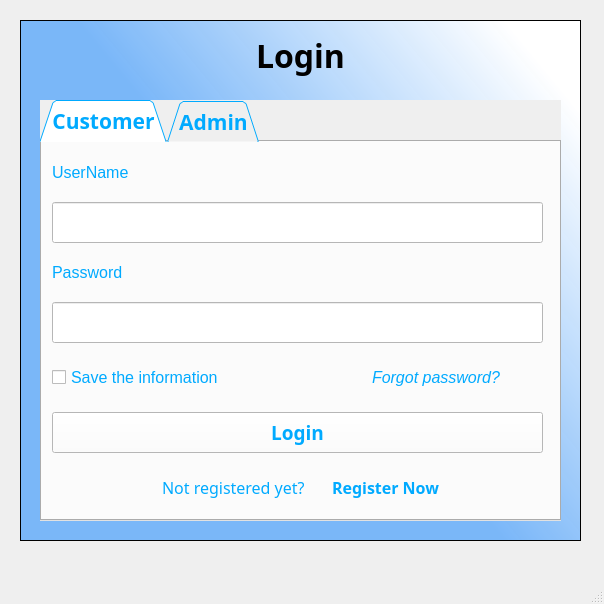
<?xml version="1.0" encoding="UTF-8"?>
<ui version="4.0">
 <class>MainWindow</class>
 <widget class="QMainWindow" name="MainWindow">
  <property name="geometry">
   <rect>
    <x>0</x>
    <y>0</y>
    <width>604</width>
    <height>604</height>
   </rect>
  </property>
  <property name="windowTitle">
   <string>MainWindow</string>
  </property>
  <widget class="QWidget" name="centralwidget">
   <widget class="QTableWidget" name="tableWidget">
    <property name="geometry">
     <rect>
      <x>20</x>
      <y>20</y>
      <width>561</width>
      <height>521</height>
     </rect>
    </property>
    <property name="styleSheet">
     <string notr="true">background-color: qlineargradient(spread:pad, x1:0.502488, y1:0.528, x2:1, y2:0.148, stop:0 rgba(116, 180, 249, 242), stop:0.970149 rgba(255, 255, 255, 255));

</string>
    </property>
   </widget>
   <widget class="QTabWidget" name="tabWidget">
    <property name="geometry">
     <rect>
      <x>40</x>
      <y>100</y>
      <width>521</width>
      <height>421</height>
     </rect>
    </property>
    <property name="maximumSize">
     <size>
      <width>16777215</width>
      <height>421</height>
     </size>
    </property>
    <property name="font">
     <font>
      <family>Segoe UI Semilight</family>
      <pointsize>16</pointsize>
      <weight>75</weight>
      <bold>true</bold>
      <stylestrategy>PreferDefault</stylestrategy>
     </font>
    </property>
    <property name="focusPolicy">
     <enum>Qt::StrongFocus</enum>
    </property>
    <property name="contextMenuPolicy">
     <enum>Qt::DefaultContextMenu</enum>
    </property>
    <property name="toolTipDuration">
     <number>-1</number>
    </property>
    <property name="accessibleDescription">
     <string/>
    </property>
    <property name="layoutDirection">
     <enum>Qt::LeftToRight</enum>
    </property>
    <property name="autoFillBackground">
     <bool>true</bool>
    </property>
    <property name="styleSheet">
     <string notr="true">color: rgb(0, 170, 255);
</string>
    </property>
    <property name="inputMethodHints">
     <set>Qt::ImhNone</set>
    </property>
    <property name="tabPosition">
     <enum>QTabWidget::North</enum>
    </property>
    <property name="tabShape">
     <enum>QTabWidget::Triangular</enum>
    </property>
    <property name="currentIndex">
     <number>0</number>
    </property>
    <property name="iconSize">
     <size>
      <width>30</width>
      <height>30</height>
     </size>
    </property>
    <property name="elideMode">
     <enum>Qt::ElideLeft</enum>
    </property>
    <widget class="QWidget" name="tabCustomer">
     <attribute name="icon">
      <iconset>
       <normaloff>images/ic_customer.png</normaloff>images/ic_customer.png</iconset>
     </attribute>
     <attribute name="title">
      <string>Customer</string>
     </attribute>
     <widget class="QLabel" name="label_2">
      <property name="geometry">
       <rect>
        <x>10</x>
        <y>10</y>
        <width>141</width>
        <height>41</height>
       </rect>
      </property>
      <property name="font">
       <font>
        <pointsize>12</pointsize>
       </font>
      </property>
      <property name="text">
       <string>UserName</string>
      </property>
     </widget>
     <widget class="QLineEdit" name="lineEditUserNameCus">
      <property name="geometry">
       <rect>
        <x>10</x>
        <y>60</y>
        <width>491</width>
        <height>41</height>
       </rect>
      </property>
      <property name="styleSheet">
       <string notr="true">color: rgb(0, 0, 0);
background-color: rgb(255, 255, 255);</string>
      </property>
     </widget>
     <widget class="QLabel" name="label_3">
      <property name="geometry">
       <rect>
        <x>10</x>
        <y>110</y>
        <width>121</width>
        <height>41</height>
       </rect>
      </property>
      <property name="font">
       <font>
        <pointsize>12</pointsize>
       </font>
      </property>
      <property name="text">
       <string>Password</string>
      </property>
     </widget>
     <widget class="QLineEdit" name="lineEditPasswordCus">
      <property name="geometry">
       <rect>
        <x>10</x>
        <y>160</y>
        <width>491</width>
        <height>41</height>
       </rect>
      </property>
      <property name="styleSheet">
       <string notr="true">background-color: rgb(255, 255, 255);
</string>
      </property>
      <property name="echoMode">
       <enum>QLineEdit::Password</enum>
      </property>
     </widget>
     <widget class="QCheckBox" name="checkBoxSaveCus">
      <property name="geometry">
       <rect>
        <x>10</x>
        <y>220</y>
        <width>221</width>
        <height>31</height>
       </rect>
      </property>
      <property name="font">
       <font>
        <pointsize>12</pointsize>
       </font>
      </property>
      <property name="styleSheet">
       <string notr="true"/>
      </property>
      <property name="text">
       <string>Save the information</string>
      </property>
     </widget>
     <widget class="QLabel" name="labelForgotCus">
      <property name="geometry">
       <rect>
        <x>330</x>
        <y>220</y>
        <width>161</width>
        <height>31</height>
       </rect>
      </property>
      <property name="font">
       <font>
        <pointsize>12</pointsize>
        <italic>true</italic>
       </font>
      </property>
      <property name="focusPolicy">
       <enum>Qt::StrongFocus</enum>
      </property>
      <property name="layoutDirection">
       <enum>Qt::RightToLeft</enum>
      </property>
      <property name="text">
       <string>Forgot password?</string>
      </property>
      <property name="textFormat">
       <enum>Qt::PlainText</enum>
      </property>
     </widget>
     <widget class="QPushButton" name="pushButtonSigninCus">
      <property name="geometry">
       <rect>
        <x>10</x>
        <y>270</y>
        <width>491</width>
        <height>41</height>
       </rect>
      </property>
      <property name="baseSize">
       <size>
        <width>0</width>
        <height>0</height>
       </size>
      </property>
      <property name="font">
       <font>
        <family>Segoe UI Semilight</family>
        <pointsize>14</pointsize>
        <weight>75</weight>
        <italic>false</italic>
        <bold>true</bold>
       </font>
      </property>
      <property name="styleSheet">
       <string notr="true">background-color: rgb(255, 255, 255);</string>
      </property>
      <property name="text">
       <string>Login</string>
      </property>
      <property name="icon">
       <iconset>
        <normaloff>images/ic_signin.png</normaloff>images/ic_signin.png</iconset>
      </property>
      <property name="iconSize">
       <size>
        <width>40</width>
        <height>40</height>
       </size>
      </property>
     </widget>
     <widget class="QLabel" name="labelLogin">
      <property name="geometry">
       <rect>
        <x>290</x>
        <y>320</y>
        <width>151</width>
        <height>51</height>
       </rect>
      </property>
      <property name="sizeIncrement">
       <size>
        <width>0</width>
        <height>0</height>
       </size>
      </property>
      <property name="font">
       <font>
        <family>Segoe UI Semilight</family>
        <pointsize>12</pointsize>
        <weight>75</weight>
        <bold>true</bold>
       </font>
      </property>
      <property name="focusPolicy">
       <enum>Qt::StrongFocus</enum>
      </property>
      <property name="text">
       <string>Register Now</string>
      </property>
     </widget>
     <widget class="QLabel" name="label_6">
      <property name="geometry">
       <rect>
        <x>120</x>
        <y>320</y>
        <width>191</width>
        <height>51</height>
       </rect>
      </property>
      <property name="font">
       <font>
        <family>Segoe UI Semilight</family>
        <pointsize>12</pointsize>
        <weight>50</weight>
        <bold>false</bold>
       </font>
      </property>
      <property name="text">
       <string>Not registered yet?</string>
      </property>
     </widget>
    </widget>
    <widget class="QWidget" name="tabAdmin">
     <attribute name="icon">
      <iconset>
       <normaloff>images/ic_admin.png</normaloff>images/ic_admin.png</iconset>
     </attribute>
     <attribute name="title">
      <string>Admin</string>
     </attribute>
     <widget class="QLabel" name="label_12">
      <property name="geometry">
       <rect>
        <x>10</x>
        <y>20</y>
        <width>141</width>
        <height>41</height>
       </rect>
      </property>
      <property name="font">
       <font>
        <pointsize>12</pointsize>
       </font>
      </property>
      <property name="text">
       <string>UserName</string>
      </property>
     </widget>
     <widget class="QLineEdit" name="lineEditUserNameAd">
      <property name="geometry">
       <rect>
        <x>10</x>
        <y>70</y>
        <width>491</width>
        <height>41</height>
       </rect>
      </property>
      <property name="styleSheet">
       <string notr="true">color: rgb(0, 0, 0);</string>
      </property>
     </widget>
     <widget class="QLabel" name="label_19">
      <property name="geometry">
       <rect>
        <x>10</x>
        <y>130</y>
        <width>121</width>
        <height>41</height>
       </rect>
      </property>
      <property name="font">
       <font>
        <pointsize>12</pointsize>
       </font>
      </property>
      <property name="text">
       <string>Password</string>
      </property>
     </widget>
     <widget class="QLineEdit" name="lineEditPasswordAd">
      <property name="geometry">
       <rect>
        <x>10</x>
        <y>180</y>
        <width>491</width>
        <height>41</height>
       </rect>
      </property>
      <property name="focusPolicy">
       <enum>Qt::StrongFocus</enum>
      </property>
      <property name="echoMode">
       <enum>QLineEdit::Password</enum>
      </property>
     </widget>
     <widget class="QCheckBox" name="checkBoxSaveAd">
      <property name="geometry">
       <rect>
        <x>10</x>
        <y>240</y>
        <width>221</width>
        <height>31</height>
       </rect>
      </property>
      <property name="font">
       <font>
        <pointsize>12</pointsize>
       </font>
      </property>
      <property name="focusPolicy">
       <enum>Qt::ClickFocus</enum>
      </property>
      <property name="text">
       <string>Save the information</string>
      </property>
     </widget>
     <widget class="QPushButton" name="pushButtonSigninAd">
      <property name="geometry">
       <rect>
        <x>10</x>
        <y>300</y>
        <width>491</width>
        <height>41</height>
       </rect>
      </property>
      <property name="baseSize">
       <size>
        <width>0</width>
        <height>0</height>
       </size>
      </property>
      <property name="font">
       <font>
        <family>Segoe UI Semilight</family>
        <pointsize>14</pointsize>
        <weight>75</weight>
        <italic>false</italic>
        <bold>true</bold>
       </font>
      </property>
      <property name="styleSheet">
       <string notr="true">background-color: rgb(255, 255, 255);</string>
      </property>
      <property name="text">
       <string>Login</string>
      </property>
      <property name="icon">
       <iconset>
        <normaloff>images/ic_signin.png</normaloff>images/ic_signin.png</iconset>
      </property>
      <property name="iconSize">
       <size>
        <width>40</width>
        <height>40</height>
       </size>
      </property>
     </widget>
     <widget class="QLabel" name="labelForgotAd">
      <property name="geometry">
       <rect>
        <x>330</x>
        <y>240</y>
        <width>161</width>
        <height>31</height>
       </rect>
      </property>
      <property name="font">
       <font>
        <pointsize>12</pointsize>
        <italic>true</italic>
       </font>
      </property>
      <property name="focusPolicy">
       <enum>Qt::StrongFocus</enum>
      </property>
      <property name="layoutDirection">
       <enum>Qt::RightToLeft</enum>
      </property>
      <property name="text">
       <string>Forgot password?</string>
      </property>
     </widget>
    </widget>
   </widget>
   <widget class="QLabel" name="label">
    <property name="geometry">
     <rect>
      <x>180</x>
      <y>30</y>
      <width>241</width>
      <height>51</height>
     </rect>
    </property>
    <property name="font">
     <font>
      <family>Script MT Bold</family>
      <pointsize>24</pointsize>
      <weight>75</weight>
      <bold>true</bold>
     </font>
    </property>
    <property name="text">
     <string>&lt;html&gt;&lt;head/&gt;&lt;body&gt;&lt;p align=&quot;center&quot;&gt;Login&lt;/p&gt;&lt;/body&gt;&lt;/html&gt;</string>
    </property>
   </widget>
   <widget class="QLabel" name="labelOut">
    <property name="geometry">
     <rect>
      <x>524</x>
      <y>40</y>
      <width>31</width>
      <height>31</height>
     </rect>
    </property>
    <property name="focusPolicy">
     <enum>Qt::StrongFocus</enum>
    </property>
    <property name="text">
     <string/>
    </property>
    <property name="pixmap">
     <pixmap>images/ic_out.png</pixmap>
    </property>
    <property name="scaledContents">
     <bool>true</bool>
    </property>
   </widget>
  </widget>
  <widget class="QMenuBar" name="menubar">
   <property name="geometry">
    <rect>
     <x>0</x>
     <y>0</y>
     <width>604</width>
     <height>26</height>
    </rect>
   </property>
  </widget>
  <widget class="QStatusBar" name="statusbar"/>
 </widget>
 <resources/>
 <connections/>
</ui>
